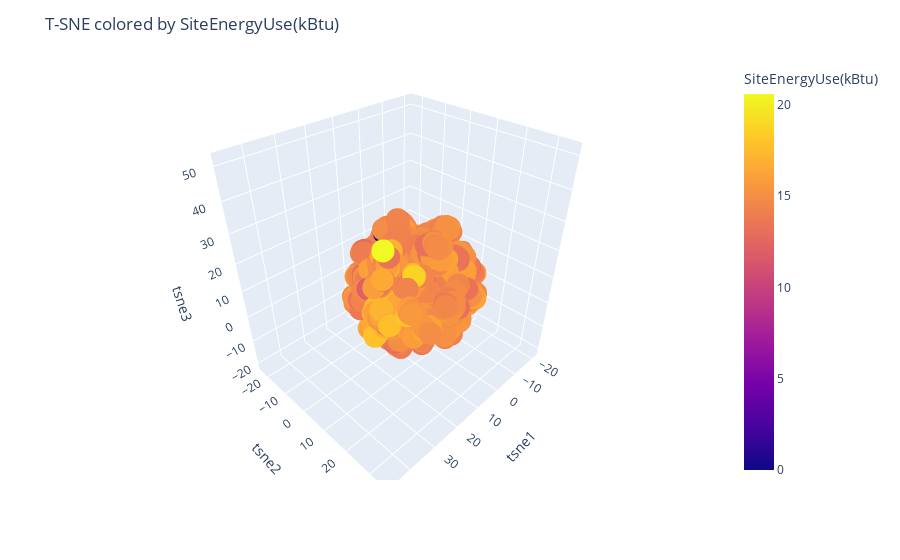

Write notebook code for a chart like this one.
### Code cell
import plotly.express as px

fig = px.scatter_3d(df.reset_index(), x='tsne1', y='tsne2', z='tsne3',
                    color=y_train, labels={'color':'SiteEnergyUse(kBtu)'}, hover_data=['index'])
fig.update_layout(title="T-SNE colored by SiteEnergyUse(kBtu)")
fig.show()

### Figure 1 — Plotly figure (JSON) as saved in the notebook; plotly's stock layout.template omitted (floating-point values rounded to 4 significant figures; data arrays with more than 128 entries replaced by an {"elided": "..."} marker saying what was removed)
{"data": [{"customdata": {"elided": "4687x1 int values"}, "hoverlabel": {"namelength": 0}, "hovertemplate": "tsne1=%{x}<br>tsne2=%{y}<br>tsne3=%{z}<br>index=%{customdata[0]}<br>SiteEnergyUse(kBtu)=%{marker.color}", "legendgroup": "", "marker": {"color": {"elided": "4687 float values"}, "coloraxis": "coloraxis", "symbol": "circle"}, "mode": "markers", "name": "", "scene": "scene", "showlegend": false, "type": "scatter3d", "x": {"elided": "4687 float values"}, "y": {"elided": "4687 float values"}, "z": {"elided": "4687 float values"}}], "layout": {"coloraxis": {"colorbar": {"title": {"text": "SiteEnergyUse(kBtu)"}}, "colorscale": [[0, "#0d0887"], [0.1111, "#46039f"], [0.2222, "#7201a8"], [0.3333, "#9c179e"], [0.4444, "#bd3786"], [0.5556, "#d8576b"], [0.6667, "#ed7953"], [0.7778, "#fb9f3a"], [0.8889, "#fdca26"], [1, "#f0f921"]]}, "legend": {"tracegroupgap": 0}, "margin": {"t": 60}, "scene": {"domain": {"x": [0, 1], "y": [0, 1]}, "xaxis": {"title": {"text": "tsne1"}}, "yaxis": {"title": {"text": "tsne2"}}, "zaxis": {"title": {"text": "tsne3"}}}, "title": {"text": "T-SNE colored by SiteEnergyUse(kBtu)"}}}
